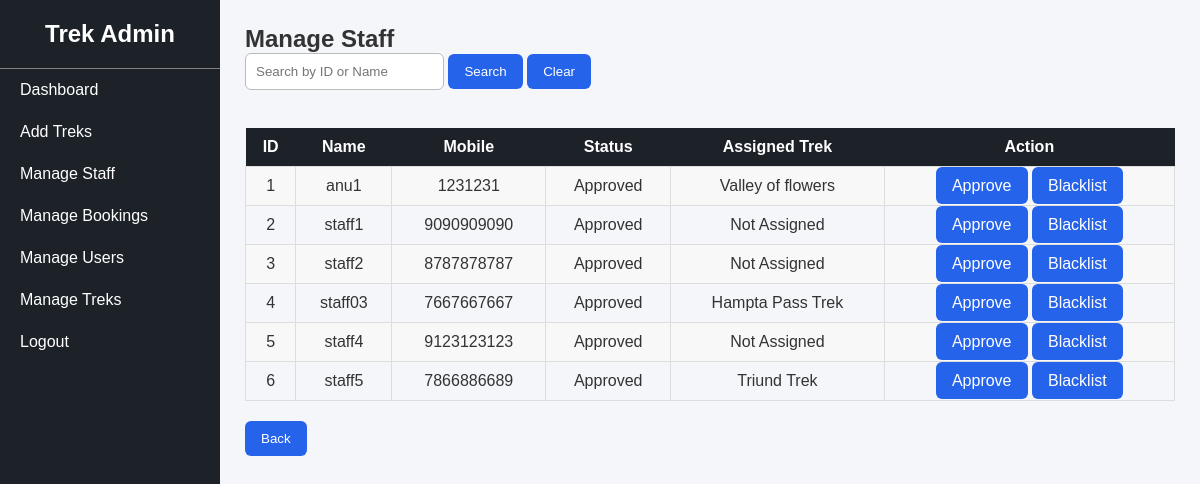
Screenshot of /manage_staff (signed in) with the database file from the repository.
### tables this page shows
CREATE TABLE staff(
                 id INTEGER PRIMARY KEY AUTOINCREMENT,
                 name TEXT NOT NULL,
                 mobile INTEGER,
                 assigned_trek TEXT ,
                 status TEXT NOT NULL);

### app.py (the view)
@app.route("/manage_staff")
def manage_staff():
    if "user" not in session or session["user"] != "admin":
        return "Access Denied"
    conn = get_db_connnection()
    search = request.args.get("search", "")
    if search:
        staff = conn.execute("""
            SELECT *
            FROM staff
            WHERE name LIKE ?
            OR CAST(id AS TEXT) LIKE ?
        """, ("%" + search + "%", "%" + search + "%")).fetchall()
    else:
        staff = conn.execute("""
            SELECT *
            FROM staff
        """).fetchall()
    conn.close()
    return render_template("manage_staff.html", staff=staff)

### app.py (called while the page is built)
def get_db_connnection():
    conn = sqlite3.connect("database.db")
    conn.row_factory =sqlite3.Row
    return conn

### templates/manage_staff.html
{% extends "admin_base.html" %}
{% block content %}
<h2>Manage Staff</h2>
<form method="GET">
    <input
        type="text"
        name="search"
        placeholder="Search by ID or Name">
    <button type="submit" class="sbtn">
        Search
    </button>
    <a href="/manage_staff">
    <button type="button" class="sbtn"> Clear </button>
    </a>
</form>
<br>
<table>
<tr>
    <th>ID</th>
    <th>Name</th>
    <th>Mobile</th>
    <th>Status</th>
    <th>Assigned Trek</th>
    <th>Action</th>
</tr>
{% for s in staff %}
<tr>
    <td>{{ s["id"] }}</td>
    <td>{{ s["name"] }}</td>
    <td>{{ s["mobile"] }}</td>
    <td>{{ s["status"] }}</td>
    <td>{{ s["assigned_trek"] }}</td>
    <td>
        <a href="/approve_staff/{{ s['id'] }}" class="btn btn-success">Approve</a>
        <a href="/blacklist_staff/{{ s['id'] }}" class="btn btn-danger">Blacklist</a>
    </td>
</tr>
{% endfor %}
</table>
<a href="/admin_dashboard"><button type="button" class="sbtn" style="margin-top: 20px;">Back</button></a>
{% endblock %}

### static/css/style.css (style rules this page uses)
* { margin:0; padding:0; box-sizing:border-box; }
body { font-family:Arial, Helvetica, sans-serif; background:#f4f6f9; color:#333; }
#form_div button, .sbtn { background:#2563eb; color:white; border:none; padding:10px 16px; border-radius:6px; cursor:pointer; text-decoration:none; }
.btn { background:#2563eb; color:white; border:none; padding:10px 16px; border-radius:6px; cursor:pointer; text-decoration:none; width: 100%; }
table { width:100%; border-collapse:collapse; margin-top:20px; }
table th { background:#1D2228; color:white; padding:10px; }
table td { padding:10px; border:1px solid #ddd; text-align:center; }
table tr:nth-child(even) { background:#f8f8f8; }
input, select, textarea { padding:10px; border:1px solid #bbb; border-radius:6px; }

### rows the page displays
staff: id "1", name "anu1", mobile "1231231", status "Approved", assigned_trek "Valley of flowers"
staff: id "2", name "staff1", mobile "9090909090", status "Approved", assigned_trek "Not Assigned"
staff: id "3", name "staff2", mobile "8787878787", status "Approved", assigned_trek "Not Assigned"
staff: id "4", name "staff03", mobile "7667667667", status "Approved", assigned_trek "Hampta Pass Trek"
staff: id "5", name "staff4", mobile "9123123123", status "Approved", assigned_trek "Not Assigned"
staff: id "6", name "staff5", mobile "7866886689", status "Approved", assigned_trek "Triund Trek"
